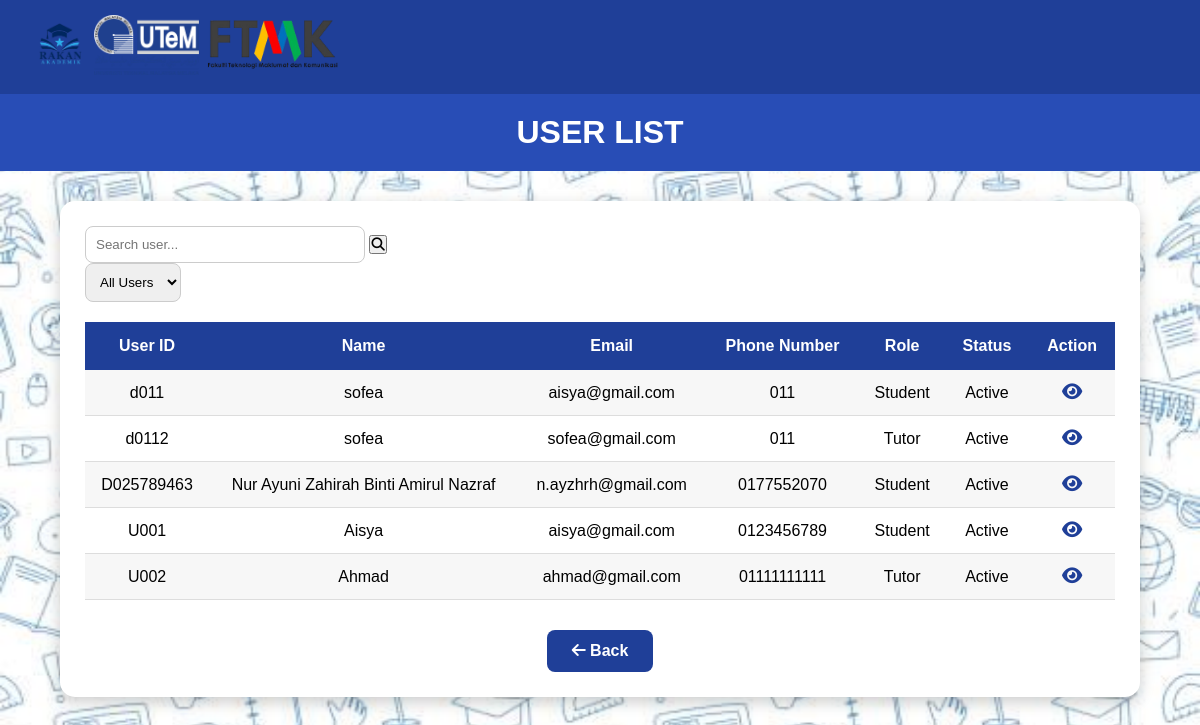
Before: /user_list.php with the older database file.
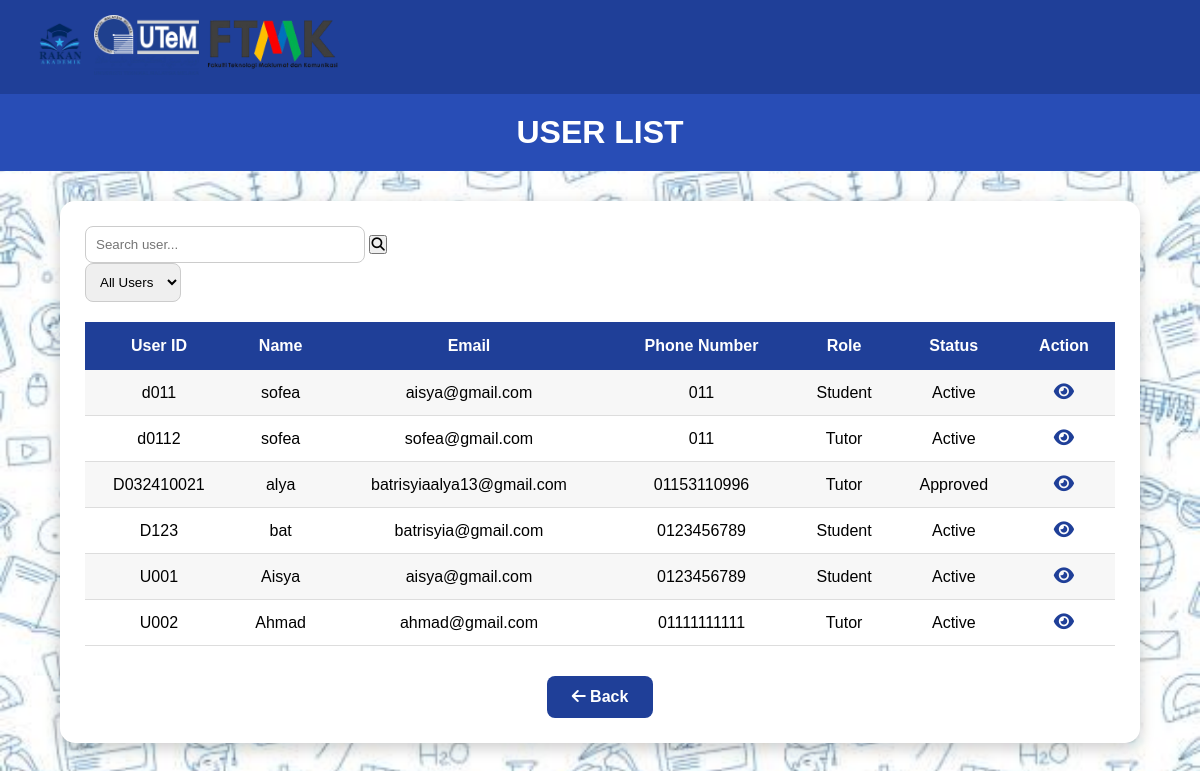
After: the same page with the newer database file.
### tables this page shows
CREATE TABLE `user` (
  `userId` varchar(20) NOT NULL COMMENT 'Unique user identifier',
  `name` varchar(100) NOT NULL COMMENT 'User full name',
  `email` varchar(100) DEFAULT NULL COMMENT 'User email address',
  `mobile_phone` varchar(20) DEFAULT NULL COMMENT 'User phone number',
  `gender` varchar(10) NOT NULL COMMENT 'User gender',
  `password` varchar(255) NOT NULL COMMENT 'User password',
  `status` varchar(20) NOT NULL COMMENT 'User account status',
  `role` varchar(20) NOT NULL COMMENT 'User role'
);

### user_list.php (the view, shortened to what this page needs)
<?php
include("db_connect.php");
$search = isset($_GET['search']) ? mysqli_real_escape_string($conn, $_GET['search']) : "";
$role = isset($_GET['role']) ? mysqli_real_escape_string($conn, $_GET['role']) : "";
$sql = "SELECT userId, name, email, mobile_phone, role, status
        FROM user
        WHERE 1=1";
$sql .= " ORDER BY userId";
$result = mysqli_query($conn, $sql);
?>
<!DOCTYPE html>
<html lang="en">
<head>
    <link rel="stylesheet"
    href="https://cdnjs.cloudflare.com/ajax/libs/font-awesome/6.5.1/css/all.min.css">
</head>
<body>
<header>
    <div class="logo">
        <img src="images/logoRakan.png" alt="Rakan Akademik Logo">
        <img src="images/logoUtem.png" alt="UTeM Logo">
        <img src="images/logoFtmk.png" alt="FTMK Logo">
    </div>
</header>
<section class="welcome">
    <h1>USER LIST</h1>
</section>
<section class="container">
   <div class="top-bar">
    <form method="GET">
        <div class="search-box">
            <input
                type="text"
                name="search"
                placeholder="Search user..."
                value="<?php echo htmlspecialchars($search); ?>">
            <button type="submit">
                <i class="fas fa-search"></i>
            </button>
        </div>
        <div class="filter">
            <select name="role" onchange="this.form.submit()">
                <option value="" <?php if($role=="") echo "selected"; ?>>All Users</option>
            </select>
        </div>
    </form>
</div>
    <table>
        <tr>
            <th>User ID</th>
            <th>Name</th>
            <th>Email</th>
            <th>Phone Number</th>
            <th>Role</th>
            <th>Status</th>
            <th>Action</th>
        </tr>
       <?php
while($row = mysqli_fetch_assoc($result))
{
?>
<tr>
    <td><?php echo $row['userId']; ?></td>
    <td><?php echo $row['name']; ?></td>
    <td><?php echo $row['email']; ?></td>
    <td><?php echo $row['mobile_phone']; ?></td>
    <td><?php echo $row['role']; ?></td>
    <td><?php echo $row['status']; ?></td>
    <td>
        <a href="#" class="view-btn">
            <i class="fas fa-eye"></i>
        </a>
    </td>
</tr>
<?php
}
?>
    </table>
    <div class="back-btn">
    <a href="admin_dashboard.php">
        <i class="fas fa-arrow-left"></i>
        Back
    </a>
    </div>
</section>
</body>
</html>

### user_list.php (style rules this page uses)
* { margin:0; padding:0; box-sizing:border-box; font-family:Arial, sans-serif; }
body { background-image:url('images/edubackground.jpg'); background-size:cover; background-position:center; background-repeat:no-repeat; background-attachment:fixed; }
header { background:#1f3f98; color:white; display:flex; justify-content:space-between; align-items:center; padding:15px 30px; }
.logo img { height:60px; width:auto; }
.welcome { background:#284db6; color:white; text-align:center; padding:20px; }
.welcome h1 { font-size:32px; }
.container { width:90%; margin:30px auto; background:white; border-radius:15px; padding:25px; box-shadow:0 5px 15px rgba(0,0,0,0.2); }
.top-bar { display:flex; justify-content:space-between; align-items:center; margin-bottom:20px; }
.search-box input { width:280px; padding:10px; border:1px solid #ccc; border-radius:8px; }
.filter select { padding:10px; border-radius:8px; border:1px solid #ccc; }
table { width:100%; border-collapse:collapse; }
th { background:#1f3f98; color:white; padding:15px; }
td { padding:12px; border-bottom:1px solid #ddd; text-align:center; }
tr:nth-child(even) { background:#f7f7f7; }
.view-btn { color:#1f3f98; font-size:18px; text-decoration:none; }
.back-btn { text-align:center; margin-top:30px; }
.back-btn a { display:inline-block; background:#1f3f98; color:white; text-decoration:none; padding:12px 25px; border-radius:8px; font-weight:bold; transition:0.3s; }

Changed rows visible on the page:
removed user: userId "D025789463", name "Nur Ayuni Zahirah Binti Amirul Nazraf", email "n.ayzhrh@gmail.com", mobile_phone "0177552070", role "Student", status "Active"
added user: userId "D032410021", name "alya", email "batrisyiaalya13@gmail.com", mobile_phone "01153110996", role "Tutor", status "Approved"
added user: userId "D123", name "bat", email "batrisyia@gmail.com", mobile_phone "0123456789", role "Student", status "Active"
